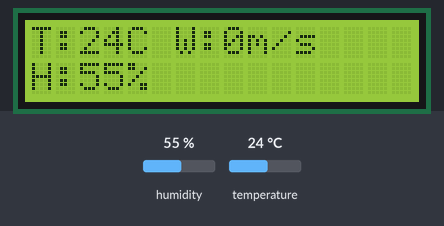
Recording of a sketch running on a simulated Arduino Uno, built with avr-gcc and run on an emulated ATmega328P. On the bench: 16×2 character LCD. The test bench sets the inputs (shaded band); at power-on: humidity 55 %, temperature 24 °C.

Above: at 1.2 s.
1.3 s: humidity set to 22 %
At 3.2 s:
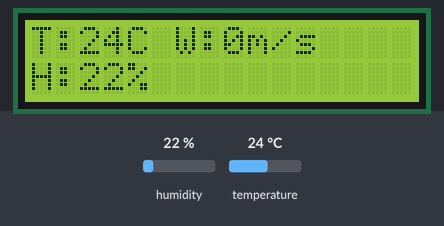
4.0 s: temperature set to 12 °C
At 5.1 s:
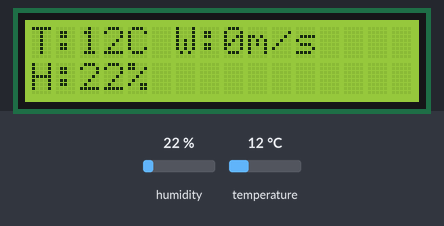
6.7 s: humidity set to 40 %
At 9.4 s:
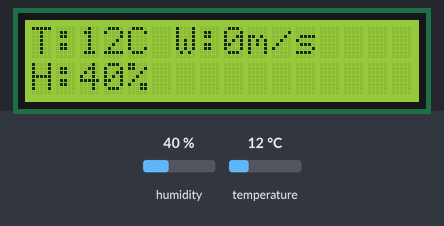
9.7 s: temperature set to 19 °C
At 11.4 s:
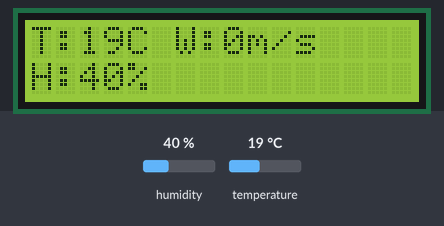
Timing chart, 0 to 12.9 s (numbered marks = the images above; inputs shaded):
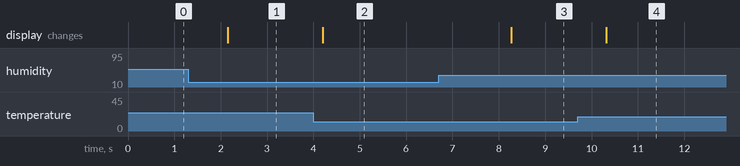

The sketch:

wetterstation.ino
```cpp
#include <Wire.h>
#include <LiquidCrystal_I2C.h>
#include <dht.h>

// Display
// Set the LCD address to 0x27 for a 16 chars and 2 line display
LiquidCrystal_I2C lcd(0x27, 16, 2);

// DHT
#define DHT11_PIN 7
dht DHT;

// Measurement store
int store_temperature = 0;
int store_wind = 0;
int store_humidity = 0;
String store_condition = "";
bool changed = false;

void setup()
{
	// initialize the LCD
	lcd.begin();

	// Turn on the blacklight and print a message.
	lcd.backlight();
}

void print_weather(int temperature, int wind, int humidity, String condition)
{
  lcd.clear();
  lcd.setCursor(0,0);
  String temp_wind = "T:" + String(temperature, DEC) + "C W:" + String(wind, DEC) + "m/s";
  lcd.print(temp_wind);
  lcd.setCursor(0,1);
  String humidity_rain="H:" + String(humidity, DEC) + "% " + condition;
  lcd.print(humidity_rain);
}

void read_DHT()
{
  DHT.read11(DHT11_PIN);
  if (DHT.temperature != store_temperature ||
      DHT.humidity != store_humidity) {
    store_temperature = DHT.temperature;
    store_humidity = DHT.humidity;
    changed = true;
  } else {
    changed = false;
  }
}

void loop()
{
  read_DHT();
  if(changed) print_weather(store_temperature, store_wind, store_humidity, store_condition);
  delay(2000); // delay by 2s otherwise DHT measurement faulty
}
```

Measured:
- after the input at 1.3 s, the display: changes after 0.85 s (image 1)
- after the input at 4.0 s, the display: changes after 0.20 s (image 2)
- after the input at 6.7 s, the display: changes after 1.6 s (image 3)
- after the input at 9.7 s, the display: changes after 0.61 s (image 4)
